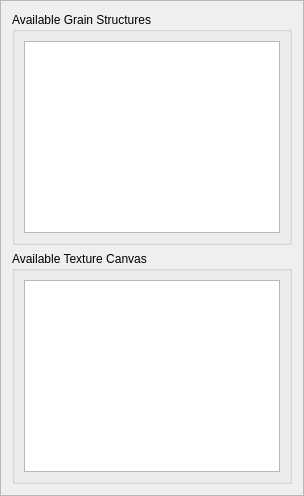
     <widget class="QFrame" name="sidepanel">
      <property name="frameShape">
       <enum>QFrame::StyledPanel</enum>
      </property>
      <property name="frameShadow">
       <enum>QFrame::Raised</enum>
      </property>
      <layout class="QGridLayout" name="gridLayout_66">
       <item row="0" column="1">
        <widget class="QGroupBox" name="GSGroupBox">
         <property name="minimumSize">
          <size>
           <width>0</width>
           <height>0</height>
          </size>
         </property>
         <property name="maximumSize">
          <size>
           <width>16777215</width>
           <height>16777215</height>
          </size>
         </property>
         <property name="title">
          <string>Available Grain Structures</string>
         </property>
         <layout class="QGridLayout" name="gridLayout_63">
          <item row="0" column="0">
           <widget class="QTreeView" name="tvMS">
            <property name="minimumSize">
             <size>
              <width>0</width>
              <height>0</height>
             </size>
            </property>
            <property name="maximumSize">
             <size>
              <width>16777215</width>
              <height>16777215</height>
             </size>
            </property>
            <property name="font">
             <font>
              <pointsize>9</pointsize>
             </font>
            </property>
            <property name="contextMenuPolicy">
             <enum>Qt::CustomContextMenu</enum>
            </property>
            <property name="editTriggers">
             <set>QAbstractItemView::NoEditTriggers</set>
            </property>
            <property name="tabKeyNavigation">
             <bool>true</bool>
            </property>
            <property name="dragEnabled">
             <bool>true</bool>
            </property>
            <property name="dragDropMode">
             <enum>QAbstractItemView::DragDrop</enum>
            </property>
            <property name="alternatingRowColors">
             <bool>true</bool>
            </property>
            <property name="selectionMode">
             <enum>QAbstractItemView::SingleSelection</enum>
            </property>
            <property name="selectionBehavior">
             <enum>QAbstractItemView::SelectRows</enum>
            </property>
            <property name="uniformRowHeights">
             <bool>true</bool>
            </property>
            <property name="sortingEnabled">
             <bool>true</bool>
            </property>
            <property name="animated">
             <bool>true</bool>
            </property>
           </widget>
          </item>
         </layout>
        </widget>
       </item>
       <item row="1" column="1">
        <widget class="QGroupBox" name="TCGroupBox">
         <property name="minimumSize">
          <size>
           <width>0</width>
           <height>0</height>
          </size>
         </property>
         <property name="maximumSize">
          <size>
           <width>16777215</width>
           <height>16777215</height>
          </size>
         </property>
         <property name="title">
          <string>Available Texture Canvas</string>
         </property>
         <layout class="QGridLayout" name="gridLayout_65">
          <item row="0" column="0">
           <widget class="QTreeView" name="tvCANVAS">
            <property name="minimumSize">
             <size>
              <width>0</width>
              <height>0</height>
             </size>
            </property>
            <property name="maximumSize">
             <size>
              <width>16777215</width>
              <height>16777215</height>
             </size>
            </property>
            <property name="font">
             <font>
              <pointsize>9</pointsize>
             </font>
            </property>
            <property name="contextMenuPolicy">
             <enum>Qt::CustomContextMenu</enum>
            </property>
            <property name="editTriggers">
             <set>QAbstractItemView::NoEditTriggers</set>
            </property>
            <property name="tabKeyNavigation">
             <bool>true</bool>
            </property>
            <property name="dragEnabled">
             <bool>true</bool>
            </property>
            <property name="dragDropMode">
             <enum>QAbstractItemView::DragDrop</enum>
            </property>
            <property name="alternatingRowColors">
             <bool>true</bool>
            </property>
            <property name="selectionMode">
             <enum>QAbstractItemView::SingleSelection</enum>
            </property>
            <property name="selectionBehavior">
             <enum>QAbstractItemView::SelectRows</enum>
            </property>
            <property name="uniformRowHeights">
             <bool>true</bool>
            </property>
            <property name="sortingEnabled">
             <bool>true</bool>
            </property>
            <property name="animated">
             <bool>true</bool>
            </property>
           </widget>
          </item>
         </layout>
        </widget>
       </item>
      </layout>
     </widget>
